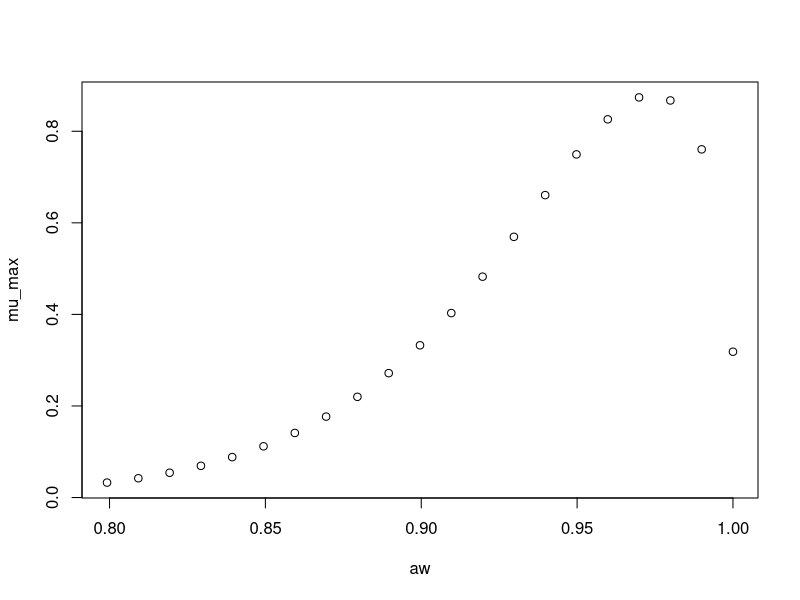

This chart was generated by the following R code:
#############################
# start of Parameter script
#############################
aw <- seq(0.799200799200799,0.999999,length.out=21)
#############################
# end of Parameter script
#############################
############################# 
# start of Model script Gropin ID 1355 
#############################
 
# constant coefficients for this model
 
variables <- data.frame(aw)
argumentsPar <- expand.grid(variables)
 
# heart of the model
response_surface <- function(aw) {
   mumax <-exp(-1.1570+12.810*sqrt(1-aw)-39.87*(sqrt(1-aw))^2)

return(mumax=mumax)
} 

# output parameters
mumax <- cbind(argumentsPar,response_surface(argumentsPar['aw']))
colnames(mumax) <- c(colnames(argumentsPar),'mumax')
#############################
# End of Model script
#############################
############################# 
# start of Visualisation script Gropin ID 1355 
#############################
plot(aw,mumax$mumax,
                          xlab='aw',
                          ylab='mu_max')
#############################
# End of Visualisation script
#############################
